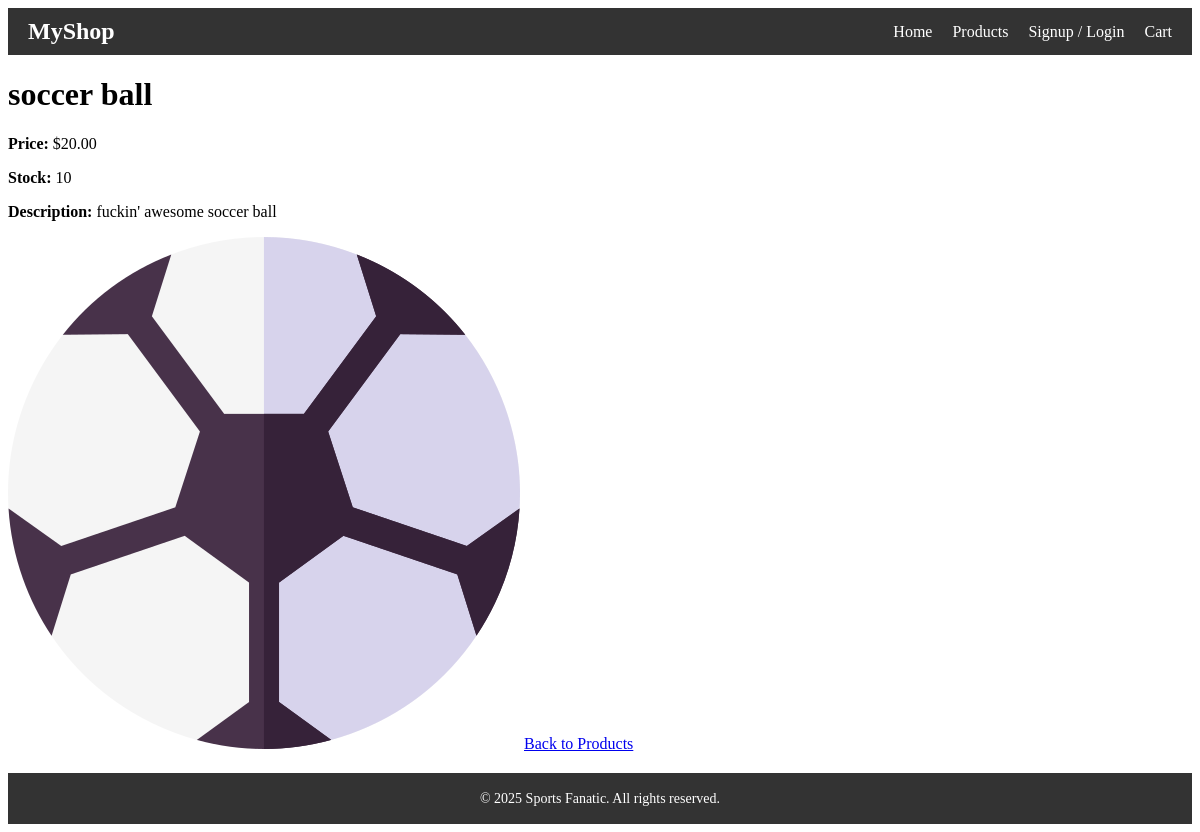
Screenshot of /product/2/ with the database file from the repository.
### store/models.py (models this page shows, shortened)
class Product(models.Model):
    name = models.CharField(max_length=255)
    price = models.DecimalField(max_digits=10, decimal_places=2)
    stock = models.PositiveIntegerField(default=10)
    image = models.ImageField(upload_to='products/', blank=True, null=True)
    description = models.TextField(blank=True)

### store/views.py (the view)
# urls.py: path('product/<int:product_id>/', views.product_detail, name='product_detail'),
def product_detail(request, product_id):
    product = get_object_or_404(Product, id=product_id)
    return render(request, 'store/product_detail.html', {'product': product})

### store/templates/store/product_detail.html (shortened to what this page needs)
{% extends 'store/base.html' %}
{% load static %}
{% block styles %}
    <link rel="stylesheet" href="{% static 'store/product_detail.css' %}">
{% endblock %}
{% block content %}
    <h1>{{ product.name }}</h1>
    <p><strong>Price:</strong> ${{ product.price }}</p>
    <p><strong>Stock:</strong> {{ product.stock }}</p>
    <p><strong>Description:</strong> {{ product.description }}</p>
    {% if product.image %}
        <img src="{{ product.image.url}}" alt="{{ product.name}}">
    {% endif %}
    <a href="{% url 'product_list' %}">Back to Products</a>
    {% endblock %}

### store/static/store/base.css (style rules this page uses)
body { display: flex; flex-direction: column; min-height: 100vh; }

### rows the page displays
Product: name "soccer ball", price "20.00", stock "10", description "fuckin' awesome soccer ball", image (picture)
